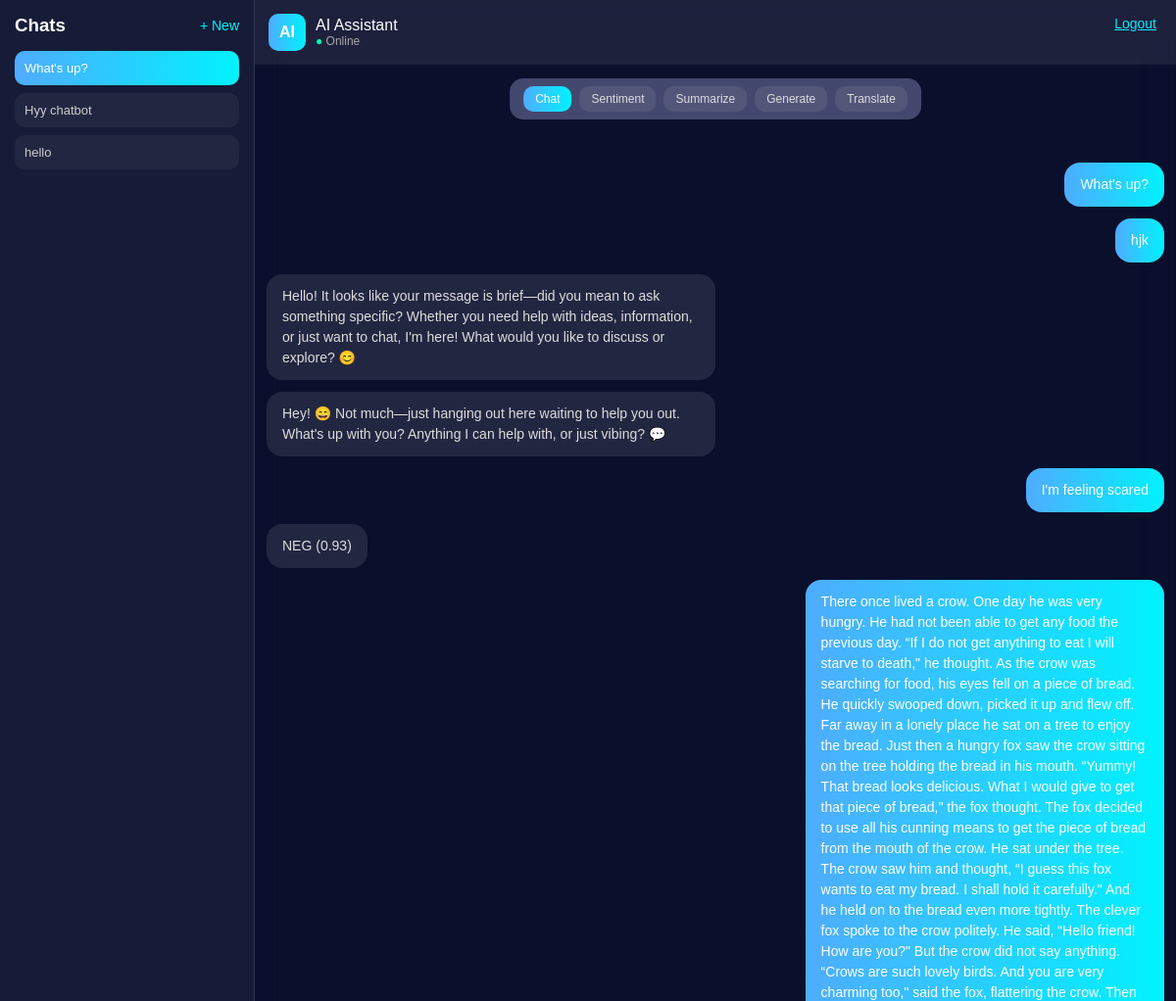
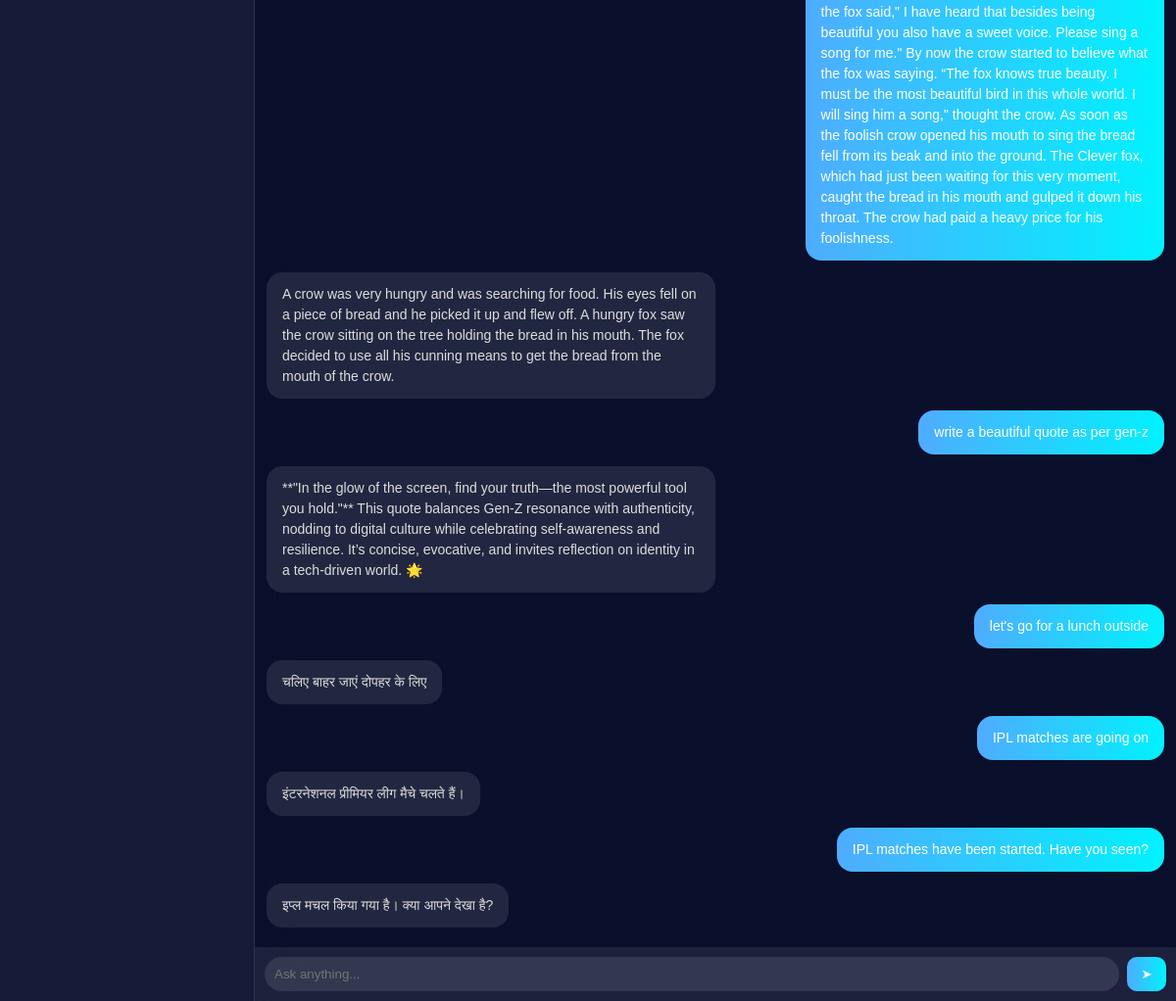
Page /chat/3/ (signed in) on the committed database (2 pictures, top to bottom).
### Chat/models.py (models this page shows, shortened)
class ChatSession(models.Model):
    user = models.ForeignKey(User, on_delete=models.CASCADE)
    title = models.CharField(max_length=200, default="New Chat")
    created_at = models.DateTimeField(auto_now_add=True)
    class Meta:
        ordering = ['-created_at']

class ChatMessage(models.Model):
    ROLE_CHOICES = [
        ('user', 'User'),
        ('bot', 'Bot'),
    ]
    user = models.ForeignKey(User, on_delete=models.CASCADE)
    session = models.ForeignKey(ChatSession, on_delete=models.CASCADE, related_name='messages', null=True, blank=True)
    role = models.CharField(max_length=10, choices=ROLE_CHOICES)
    content = models.TextField()
    timestamp = models.DateTimeField(auto_now_add=True)
    class Meta:
        ordering = ['timestamp']

### Chat/views.py (the view, shortened to what this page needs)
# urls.py: path('chat/', views.chat_view, name="chat"),
@login_required
def chat_view(request, session_id=None):
    sessions = ChatSession.objects.filter(user=request.user).order_by('-id')
    if session_id:
        current_session = get_object_or_404(
            ChatSession,
            id=session_id,
            user=request.user
        )
    history = ChatMessage.objects.filter(
        session=current_session
    ).order_by('timestamp')
    return render(request, "chat.html", {
        "history": history,
        "sessions": sessions,
        "current_session": current_session
    })

### templates/chat.html (shortened to what this page needs)
{% load static %}
<!doctype html>
<html>
  <head>
  </head>
  <body>
    <div class="main-container">
      <div class="sidebar">
        <div class="sidebar-header">
          <h3>Chats</h3>
          <a href="/chat/new/" class="new-chat">+ New</a>
        </div>
        <div class="session-list">
          {% for session in sessions %}
          <a
            href="/chat/{{ session.id }}/"
            class="session {% if session.id == current_session.id %}active{% endif %}"
          >
            {{ session.title|default_if_none:"New Chat"|default:"New Chat" }}
          </a>
          {% empty %}
          <p>No chats</p>
          {% endfor %}
        </div>
      </div>
      <div class="chat-container">
        <div class="chat-header">
          <div class="avatar">AI</div>
          <div>
            <div>AI Assistant</div>
            <div class="status"><span class="online">●</span> Online</div>
          </div>
        </div>
        <div class="task-bar">
          <button id="chat-btn" class="task active">Chat</button>
          <button id="sentiment-btn" class="task">Sentiment</button>
          <button id="summarize-btn" class="task">Summarize</button>
          <button id="generate-btn" class="task">Generate</button>
          <button id="translate-btn" class="task">Translate</button>
        </div>
        <div id="chat-box">
          {% for msg in history %}
          <div
            class="message {% if msg.role == 'user' %}user{% else %}bot{% endif %}"
          >
            {{ msg.content }}
          </div>
          {% endfor %}
        </div>
        <form id="chat-form" class="chat-input">
          <input
            type="text"
            id="message"
            placeholder="Ask anything..."
            required
          />
          <button>➤</button>
        </form>
        <div class="logout">
          <a href="/logout/">Logout</a>
        </div>
      </div>
    </div>
  </body>
</html>

### templates/chat.html (style rules this page uses)
* { margin: 0; padding: 0; box-sizing: border-box; font-family: "Poppins", sans-serif; }
body { height: 100vh; width: 100vw; background: #0a0f2c; overflow: hidden; color: white; }
.main-container { display: flex; width: 100vw; height: 100vh; }
.sidebar { width: 260px; background: rgba(255, 255, 255, 0.05); border-right: 1px solid rgba(255, 255, 255, 0.1); padding: 15px; display: flex; flex-direction: column; }
.sidebar-header { display: flex; justify-content: space-between; align-items: center; margin-bottom: 15px; }
.new-chat { color: #00f2fe; text-decoration: none; font-size: 14px; }
.session-list { display: flex; flex-direction: column; gap: 8px; overflow-y: auto; }
.session { padding: 10px; border-radius: 10px; text-decoration: none; color: #ccc; background: rgba(255, 255, 255, 0.05); font-size: 13px; transition: 0.2s; }
.session.active { background: linear-gradient(90deg, #4facfe, #00f2fe); color: white; }
.chat-container { flex: 1; display: flex; flex-direction: column; backdrop-filter: blur(20px); position: relative; }
.chat-header { padding: 14px; display: flex; align-items: center; gap: 10px; background: rgba(255, 255, 255, 0.08); }
.avatar { width: 38px; height: 38px; border-radius: 10px; background: linear-gradient(90deg, #4facfe, #00f2fe); display: flex; align-items: center; justify-content: center; font-weight: bold; }
.status { font-size: 12px; color: #aaa; }
.online { color: #00ffae; }
.task-bar { position: absolute; top: 80px; left: 50%; transform: translateX(-50%); display: flex; gap: 8px; padding: 8px 14px; background: rgb(67 72 110); border-radius: 14px; z-index: 5; }
.task { padding: 6px 12px; border-radius: 10px; border: none; background: rgba(255, 255, 255, 0.08); color: #ddd; font-size: 12px; cursor: pointer; }
.task.active { background: linear-gradient(90deg, #4facfe, #00f2fe); color: white; }
.logout a { color: #09e9fe; font-size: 14px; }
#chat-box { flex: 1; padding: 100px 12px 20px; overflow-y: auto; display: flex; flex-direction: column; align-items: center; gap: 12px; }
.message { padding: 12px 16px; border-radius: 16px; font-size: 14px; line-height: 1.5; max-width: 600px; width: fit-content; }
.user { align-self: flex-end; max-width: 40%; background: linear-gradient(90deg, #4facfe, #00f2fe); }
.bot { align-self: flex-start; max-width: 50%; background: rgba(255, 255, 255, 0.1); color: #ddd; }
.chat-input { display: flex; padding: 10px; background: rgba(255, 255, 255, 0.08); }
.chat-input input { flex: 1; padding: 10px; border-radius: 20px; border: none; background: rgba(255, 255, 255, 0.1); color: white; }
.chat-input button { margin-left: 8px; width: 40px; border-radius: 10px; border: none; background: linear-gradient(90deg, #4facfe, #00f2fe); color: white; cursor: pointer; }
.logout { position: absolute; top: 15px; right: 20px; }

### rows in the picture
ChatSession: title "What's up?"
ChatSession: title "Hyy chatbot"
ChatSession: title "hello"
ChatMessage: content "What's up?"
ChatMessage: content "hjk"
ChatMessage: content "Hello! It looks like your message is brief—did you mean to ask something specific? Whether you need help with ideas, information, or just want to chat, I'm here! What would you like to discuss or explore? 😊"
ChatMessage: content "Hey! 😄 Not much—just hanging out here waiting to help you out. What's up with you? Anything I can help with, or just vibing? 💬"
ChatMessage: content "I'm feeling scared"
ChatMessage: content "NEG (0.93)"
ChatMessage: content "There once lived a crow. One day he was very hungry. He had not been able to get any food the previous day. “If I do not get anything to eat I will starve to death,\" he thought. As the crow was searching for food, his eyes fell on a piece of bread. He quickly swooped down, picked it up and flew off. Far away in a lonely place he sat on a tree to enjoy the bread. Just then a hungry fox saw the crow sitting on the tree holding the bread in his mouth. “Yummy! That bread looks delicious. What I would give to get that piece of bread,\" the fox thought. The fox decided to use all his cunning means to get the piece of bread from the mouth of the crow. He sat under the tree. The crow saw him and…"
ChatMessage: content "A crow was very hungry and was searching for food. His eyes fell on a piece of bread and he picked it up and flew off. A hungry fox saw the crow sitting on the tree holding the bread in his mouth. The fox decided to use all his cunning means to get the bread from the mouth of the crow."
ChatMessage: content "write a beautiful quote as per gen-z"
ChatMessage: content "**\"In the glow of the screen, find your truth—the most powerful tool you hold.\"** This quote balances Gen-Z resonance with authenticity, nodding to digital culture while celebrating self-awareness and resilience. It’s concise, evocative, and invites reflection on identity in a tech-driven world. 🌟"
ChatMessage: content "let's go for a lunch outside"
ChatMessage: content "चलिए बाहर जाएं दोपहर के लिए"
ChatMessage: content "IPL matches are going on"
ChatMessage: content "इंटरनेशनल प्रीमियर लीग मैचे चलते हैं।"
ChatMessage: content "IPL matches have been started. Have you seen?"
ChatMessage: content "इप्ल मचल किया गया है। क्या आपने देखा है?"
